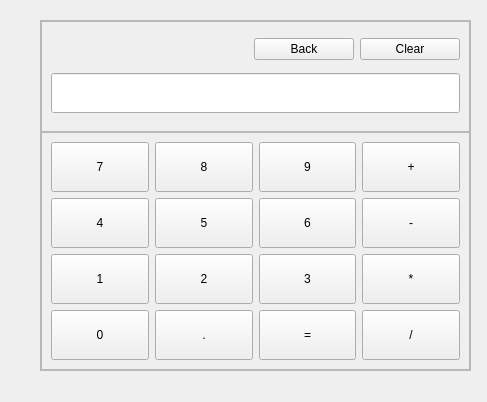
<?xml version="1.0" encoding="UTF-8"?>
<ui version="4.0">
 <class>MainWindow</class>
 <widget class="QMainWindow" name="MainWindow">
  <property name="geometry">
   <rect>
    <x>0</x>
    <y>0</y>
    <width>487</width>
    <height>402</height>
   </rect>
  </property>
  <property name="minimumSize">
   <size>
    <width>487</width>
    <height>402</height>
   </size>
  </property>
  <property name="maximumSize">
   <size>
    <width>487</width>
    <height>402</height>
   </size>
  </property>
  <property name="windowTitle">
   <string>Calculator</string>
  </property>
  <widget class="QWidget" name="centralwidget">
   <widget class="QFrame" name="frame_2">
    <property name="geometry">
     <rect>
      <x>40</x>
      <y>20</y>
      <width>431</width>
      <height>351</height>
     </rect>
    </property>
    <property name="frameShape">
     <enum>QFrame::StyledPanel</enum>
    </property>
    <property name="frameShadow">
     <enum>QFrame::Raised</enum>
    </property>
    <layout class="QGridLayout" name="gridLayout_3">
     <property name="leftMargin">
      <number>0</number>
     </property>
     <property name="topMargin">
      <number>0</number>
     </property>
     <property name="rightMargin">
      <number>0</number>
     </property>
     <property name="bottomMargin">
      <number>0</number>
     </property>
     <property name="spacing">
      <number>0</number>
     </property>
     <item row="0" column="0">
      <widget class="QFrame" name="frame_3">
       <property name="frameShape">
        <enum>QFrame::StyledPanel</enum>
       </property>
       <property name="frameShadow">
        <enum>QFrame::Raised</enum>
       </property>
       <layout class="QGridLayout" name="gridLayout_2">
        <item row="0" column="0">
         <spacer name="horizontalSpacer">
          <property name="orientation">
           <enum>Qt::Horizontal</enum>
          </property>
          <property name="sizeHint" stdset="0">
           <size>
            <width>194</width>
            <height>20</height>
           </size>
          </property>
         </spacer>
        </item>
        <item row="0" column="1">
         <widget class="QPushButton" name="pb_Back">
          <property name="minimumSize">
           <size>
            <width>100</width>
            <height>0</height>
           </size>
          </property>
          <property name="text">
           <string>Back</string>
          </property>
         </widget>
        </item>
        <item row="0" column="2">
         <widget class="QPushButton" name="pb_Clear">
          <property name="minimumSize">
           <size>
            <width>100</width>
            <height>0</height>
           </size>
          </property>
          <property name="text">
           <string>Clear</string>
          </property>
         </widget>
        </item>
        <item row="1" column="0" colspan="3">
         <widget class="QLineEdit" name="screen_LE">
          <property name="minimumSize">
           <size>
            <width>0</width>
            <height>40</height>
           </size>
          </property>
         </widget>
        </item>
       </layout>
      </widget>
     </item>
     <item row="1" column="0">
      <widget class="QFrame" name="frame">
       <property name="frameShape">
        <enum>QFrame::StyledPanel</enum>
       </property>
       <property name="frameShadow">
        <enum>QFrame::Raised</enum>
       </property>
       <layout class="QGridLayout" name="gridLayout">
        <item row="0" column="0">
         <widget class="QPushButton" name="pb_7">
          <property name="minimumSize">
           <size>
            <width>0</width>
            <height>50</height>
           </size>
          </property>
          <property name="text">
           <string>7</string>
          </property>
         </widget>
        </item>
        <item row="1" column="1">
         <widget class="QPushButton" name="pb_5">
          <property name="minimumSize">
           <size>
            <width>0</width>
            <height>50</height>
           </size>
          </property>
          <property name="text">
           <string>5</string>
          </property>
         </widget>
        </item>
        <item row="1" column="3">
         <widget class="QPushButton" name="pd_subtract">
          <property name="minimumSize">
           <size>
            <width>0</width>
            <height>50</height>
           </size>
          </property>
          <property name="text">
           <string>-</string>
          </property>
         </widget>
        </item>
        <item row="0" column="2">
         <widget class="QPushButton" name="pb_9">
          <property name="minimumSize">
           <size>
            <width>0</width>
            <height>50</height>
           </size>
          </property>
          <property name="text">
           <string>9</string>
          </property>
         </widget>
        </item>
        <item row="1" column="0">
         <widget class="QPushButton" name="pb_4">
          <property name="minimumSize">
           <size>
            <width>0</width>
            <height>50</height>
           </size>
          </property>
          <property name="text">
           <string>4</string>
          </property>
         </widget>
        </item>
        <item row="1" column="2">
         <widget class="QPushButton" name="pb_6">
          <property name="minimumSize">
           <size>
            <width>0</width>
            <height>50</height>
           </size>
          </property>
          <property name="text">
           <string>6</string>
          </property>
         </widget>
        </item>
        <item row="0" column="3">
         <widget class="QPushButton" name="pb_add">
          <property name="minimumSize">
           <size>
            <width>0</width>
            <height>50</height>
           </size>
          </property>
          <property name="text">
           <string>+</string>
          </property>
         </widget>
        </item>
        <item row="0" column="1">
         <widget class="QPushButton" name="pb_8">
          <property name="minimumSize">
           <size>
            <width>0</width>
            <height>50</height>
           </size>
          </property>
          <property name="text">
           <string>8</string>
          </property>
         </widget>
        </item>
        <item row="2" column="3">
         <widget class="QPushButton" name="pb_multiply">
          <property name="minimumSize">
           <size>
            <width>0</width>
            <height>50</height>
           </size>
          </property>
          <property name="text">
           <string>*</string>
          </property>
         </widget>
        </item>
        <item row="4" column="1">
         <widget class="QPushButton" name="pb_dot">
          <property name="minimumSize">
           <size>
            <width>0</width>
            <height>50</height>
           </size>
          </property>
          <property name="text">
           <string>.</string>
          </property>
         </widget>
        </item>
        <item row="4" column="3">
         <widget class="QPushButton" name="pb_divide">
          <property name="minimumSize">
           <size>
            <width>0</width>
            <height>50</height>
           </size>
          </property>
          <property name="text">
           <string>/</string>
          </property>
         </widget>
        </item>
        <item row="4" column="0">
         <widget class="QPushButton" name="pb_0">
          <property name="minimumSize">
           <size>
            <width>0</width>
            <height>50</height>
           </size>
          </property>
          <property name="text">
           <string>0</string>
          </property>
         </widget>
        </item>
        <item row="4" column="2">
         <widget class="QPushButton" name="pb_equal">
          <property name="minimumSize">
           <size>
            <width>0</width>
            <height>50</height>
           </size>
          </property>
          <property name="text">
           <string>=</string>
          </property>
         </widget>
        </item>
        <item row="2" column="0">
         <widget class="QPushButton" name="pb_1">
          <property name="minimumSize">
           <size>
            <width>0</width>
            <height>50</height>
           </size>
          </property>
          <property name="text">
           <string>1</string>
          </property>
         </widget>
        </item>
        <item row="2" column="1">
         <widget class="QPushButton" name="pb_2">
          <property name="minimumSize">
           <size>
            <width>0</width>
            <height>50</height>
           </size>
          </property>
          <property name="text">
           <string>2</string>
          </property>
         </widget>
        </item>
        <item row="2" column="2">
         <widget class="QPushButton" name="pb_3">
          <property name="minimumSize">
           <size>
            <width>0</width>
            <height>50</height>
           </size>
          </property>
          <property name="text">
           <string>3</string>
          </property>
         </widget>
        </item>
       </layout>
      </widget>
     </item>
    </layout>
   </widget>
  </widget>
  <widget class="QMenuBar" name="menubar">
   <property name="geometry">
    <rect>
     <x>0</x>
     <y>0</y>
     <width>487</width>
     <height>21</height>
    </rect>
   </property>
  </widget>
 </widget>
 <resources/>
 <connections/>
</ui>
